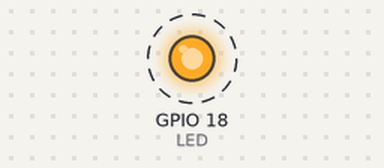
This program was run on a simulated Raspberry Pi (BCM pin numbers). Parts: output pins drawn as LEDs (lit = HIGH). Dashed ring = blinking.

Above: at 0.5 s.
Timing chart, 0 to 4.6 s (numbered marks = the images above):
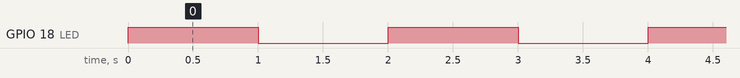

Measured:
- by itself, GPIO 18 (LED): alternates HIGH for 1.0 s and LOW for 1.0 s

The program:

led_blink.py
```python
# coding: euc-kr

import RPi.GPIO as GPIO
import time

GPIO.setmode(GPIO.BCM)

LED = 18
GPIO.setup(LED, GPIO.OUT)

try:
	while(True):
		GPIO.output(LED, GPIO.HIGH)
		time.sleep(1)
		GPIO.output(LED, GPIO.LOW)
		time.sleep(1)
except KeyboardInterrupt:
	GPIO.output(LED, GPIO.LOW)
	GPIO.cleanup()
```
